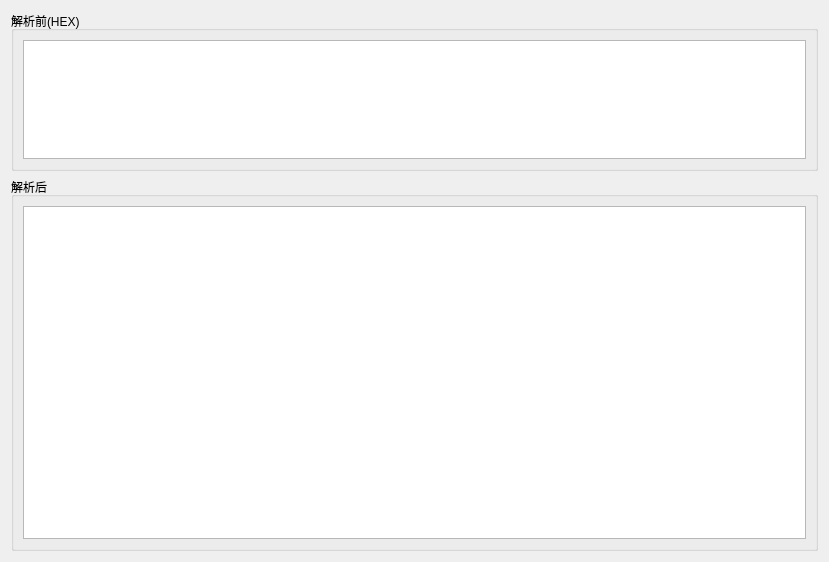
<?xml version="1.0" encoding="UTF-8"?>
<ui version="4.0">
 <class>ParseCommandDialog</class>
 <widget class="QDialog" name="ParseCommandDialog">
  <property name="geometry">
   <rect>
    <x>0</x>
    <y>0</y>
    <width>829</width>
    <height>562</height>
   </rect>
  </property>
  <property name="windowTitle">
   <string>Dialog</string>
  </property>
  <layout class="QGridLayout" name="gridLayout">
   <item row="0" column="0">
    <layout class="QVBoxLayout" name="verticalLayout" stretch="3,7">
     <item>
      <widget class="QGroupBox" name="groupBox">
       <property name="title">
        <string>解析前(HEX)</string>
       </property>
       <layout class="QGridLayout" name="gridLayout_3">
        <item row="0" column="0">
         <widget class="QTextEdit" name="parseTextEdit"/>
        </item>
       </layout>
      </widget>
     </item>
     <item>
      <widget class="QGroupBox" name="groupBox_2">
       <property name="title">
        <string>解析后</string>
       </property>
       <layout class="QGridLayout" name="gridLayout_2">
        <item row="0" column="0">
         <widget class="QTextBrowser" name="parsedTextBrowser"/>
        </item>
       </layout>
      </widget>
     </item>
    </layout>
   </item>
  </layout>
 </widget>
 <resources/>
 <connections/>
</ui>
